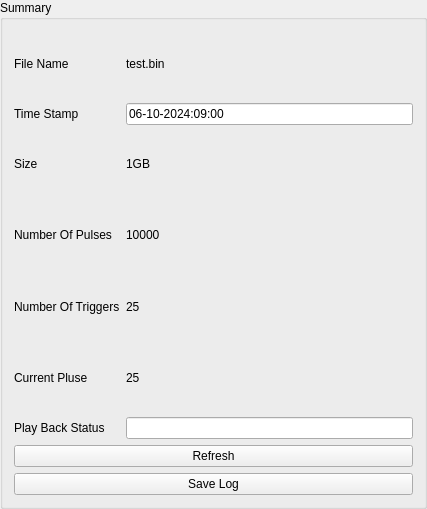
         <widget class="QGroupBox" name="groupBox_28">
          <property name="geometry">
           <rect>
            <x>1467</x>
            <y>4</y>
            <width>427</width>
            <height>509</height>
           </rect>
          </property>
          <property name="title">
           <string>Summary</string>
          </property>
          <layout class="QVBoxLayout" name="verticalLayout_49">
           <item>
            <layout class="QGridLayout" name="gridLayout_72">
             <item row="4" column="0">
              <widget class="QLabel" name="label_91">
               <property name="text">
                <string>Number Of Triggers</string>
               </property>
              </widget>
             </item>
             <item row="2" column="0">
              <widget class="QLabel" name="label_92">
               <property name="text">
                <string>Size</string>
               </property>
              </widget>
             </item>
             <item row="3" column="0">
              <widget class="QLabel" name="label_93">
               <property name="text">
                <string>Number Of Pulses</string>
               </property>
              </widget>
             </item>
             <item row="6" column="0">
              <widget class="QLabel" name="label_94">
               <property name="text">
                <string>Play Back Status</string>
               </property>
              </widget>
             </item>
             <item row="4" column="1">
              <widget class="QLabel" name="label_95">
               <property name="text">
                <string>25</string>
               </property>
              </widget>
             </item>
             <item row="6" column="1">
              <widget class="QLineEdit" name="lineEdit_36"/>
             </item>
             <item row="0" column="0">
              <widget class="QLabel" name="label_96">
               <property name="text">
                <string>File Name</string>
               </property>
              </widget>
             </item>
             <item row="5" column="1">
              <widget class="QLabel" name="label_97">
               <property name="text">
                <string>25</string>
               </property>
              </widget>
             </item>
             <item row="5" column="0">
              <widget class="QLabel" name="label_98">
               <property name="text">
                <string>Current Pluse</string>
               </property>
              </widget>
             </item>
             <item row="1" column="0">
              <widget class="QLabel" name="label_99">
               <property name="text">
                <string>Time Stamp</string>
               </property>
              </widget>
             </item>
             <item row="3" column="1">
              <widget class="QLabel" name="label_100">
               <property name="text">
                <string>10000</string>
               </property>
              </widget>
             </item>
             <item row="2" column="1">
              <widget class="QLabel" name="label_101">
               <property name="text">
                <string>1GB</string>
               </property>
              </widget>
             </item>
             <item row="1" column="1">
              <widget class="QLineEdit" name="lineEdit_37">
               <property name="text">
                <string>06-10-2024:09:00</string>
               </property>
              </widget>
             </item>
             <item row="0" column="1">
              <widget class="QLabel" name="label_102">
               <property name="text">
                <string>test.bin</string>
               </property>
              </widget>
             </item>
            </layout>
           </item>
           <item>
            <widget class="QPushButton" name="pushButton_164">
             <property name="text">
              <string>Refresh</string>
             </property>
            </widget>
           </item>
           <item>
            <widget class="QPushButton" name="pushButton_165">
             <property name="text">
              <string>Save Log</string>
             </property>
            </widget>
           </item>
          </layout>
         </widget>
